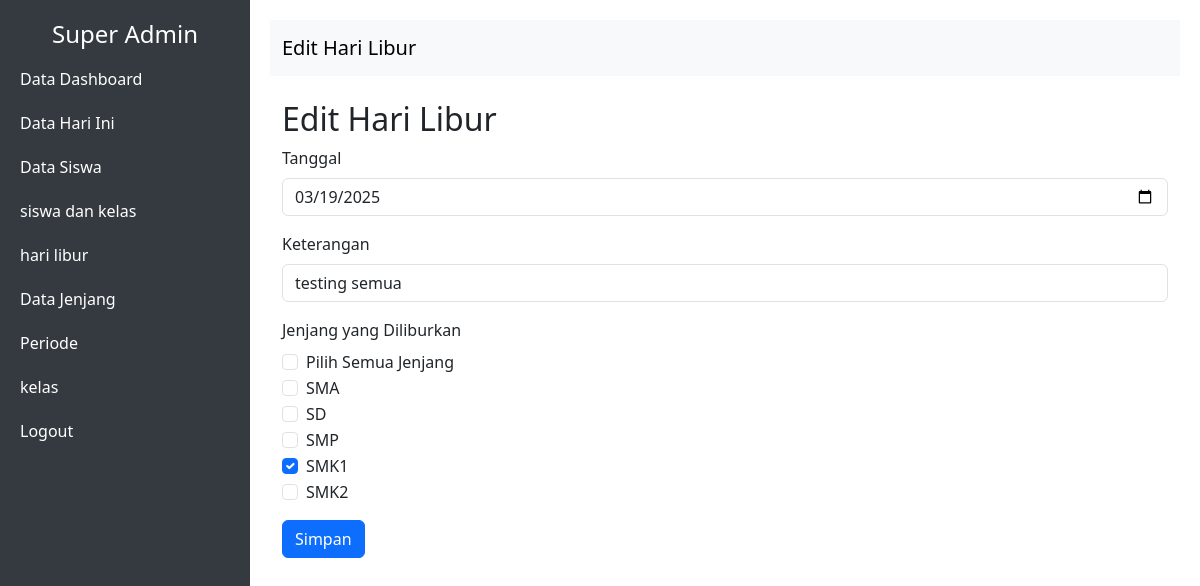
Page /edit_hari_libur.php?id=7 (signed in) on the committed database.
### tables this page shows
CREATE TABLE `hari_libur` (
  `id_hari_libur` int(10) NOT NULL AUTO_INCREMENT,
  `tanggal` date DEFAULT NULL,
  `keterangan_libur` varchar(150) DEFAULT NULL,
  `jenjang` varchar(100) DEFAULT NULL,
  `status_hapus` int(10) NOT NULL DEFAULT 0,
  PRIMARY KEY (`id_hari_libur`)
);

CREATE TABLE `tingkat` (
  `id_tingkat` int(10) NOT NULL AUTO_INCREMENT,
  `tingkat` varchar(100) DEFAULT NULL,
  `status_hapus` int(10) NOT NULL DEFAULT 0,
  PRIMARY KEY (`id_tingkat`)
);

### edit_hari_libur.php (the view, shortened to what this page needs)
<?php
include "koneksi.php";
if (isset($_GET['id'])) {
    $id_hari_libur = $_GET['id'];
    $query = "SELECT * FROM hari_libur WHERE id_hari_libur = '$id_hari_libur'";
    $result = mysqli_query($conn, $query);
    if (mysqli_num_rows($result) > 0) {
        $row = mysqli_fetch_assoc($result);
    } else {
        echo "<script>alert('Data tidak ditemukan!'); window.location.href = 'index.php';</script>";
    }
} else {
    echo "<script>alert('ID Hari Libur tidak diberikan!'); window.location.href = 'index.php';</script>";
}
?>
<!DOCTYPE html>
<html lang="en">
<head>
    <link href="https://cdn.jsdelivr.net/npm/bootstrap@5.3.0/dist/css/bootstrap.min.css" rel="stylesheet">
</head>
<body>
    <?php include "navbar.php"; ?>
    <div class="content">
        <nav class="navbar navbar-expand-lg navbar-light bg-light">
            <div class="container-fluid">
                <a class="navbar-brand" href="#">Edit Hari Libur</a>
            </div>
        </nav>
        <div class="container mt-4">
            <h2>Edit Hari Libur</h2>
            <form action="proses_edit_hari_libur.php" method="POST" onsubmit="return validateCheckbox()">
                <div class="mb-3">
                    <label for="tanggal" class="form-label">Tanggal</label>
                    <input type="date" class="form-control" id="tanggal" name="tanggal" value="<?php echo $row['tanggal']; ?>" required>
                </div>
                <div class="mb-3">
                    <label for="keterangan" class="form-label">Keterangan</label>
                    <input type="text" class="form-control" id="keterangan" name="keterangan" value="<?php echo $row['keterangan_libur']; ?>" required>
                </div>
                <?php
                if ($_SESSION['jabatan'] == 'admin') {
                    $query_jenjang = mysqli_query($conn, "SELECT * FROM tingkat WHERE status_hapus = 0");
                    $selected_jenjang = explode(',', $row['jenjang']);
                ?>
                    <div class="mb-3">
                        <label class="form-label">Jenjang yang Diliburkan</label>
                        <div class="form-check">
                            <input class="form-check-input" type="checkbox" id="pilihSemua" onclick="toggleCheckboxes(this)">
                            <label class="form-check-label" for="pilihSemua">Pilih Semua Jenjang</label>
                        </div>
                        <?php while ($jenjang = mysqli_fetch_assoc($query_jenjang)) { ?>
                            <div class="form-check">
                                <input class="form-check-input" type="checkbox" name="jenjang[]" value="<?php echo $jenjang['id_tingkat']; ?>" id="jenjang<?php echo $jenjang['id_tingkat']; ?>" <?php echo in_array($jenjang['id_tingkat'], $selected_jenjang) ? 'checked' : ''; ?>>
                                <label class="form-check-label" for="jenjang<?php echo $jenjang['id_tingkat']; ?>"><?php echo $jenjang['tingkat']; ?></label>
                            </div>
                        <?php } ?>
                    </div>
                <?php
                }
                ?>
                <button type="submit" class="btn btn-primary">Simpan</button>
            </form>
        </div>
    </div>
</body>
</html>

### edit_hari_libur.php (style rules this page uses)
body { display: flex; height: 100vh; margin: 0; overflow: hidden; }
.content { flex: 1; padding: 20px; overflow-y: auto; }
.navbar { background-color: #f8f9fa; }

### rows in the picture
hari_libur: tanggal "03/19/2025", keterangan "testing semua", jenjang "☑"
tingkat: tingkat "SMA"
tingkat: tingkat "SD"
tingkat: tingkat "SMP"
tingkat: tingkat "SMK1"
tingkat: tingkat "SMK2"
